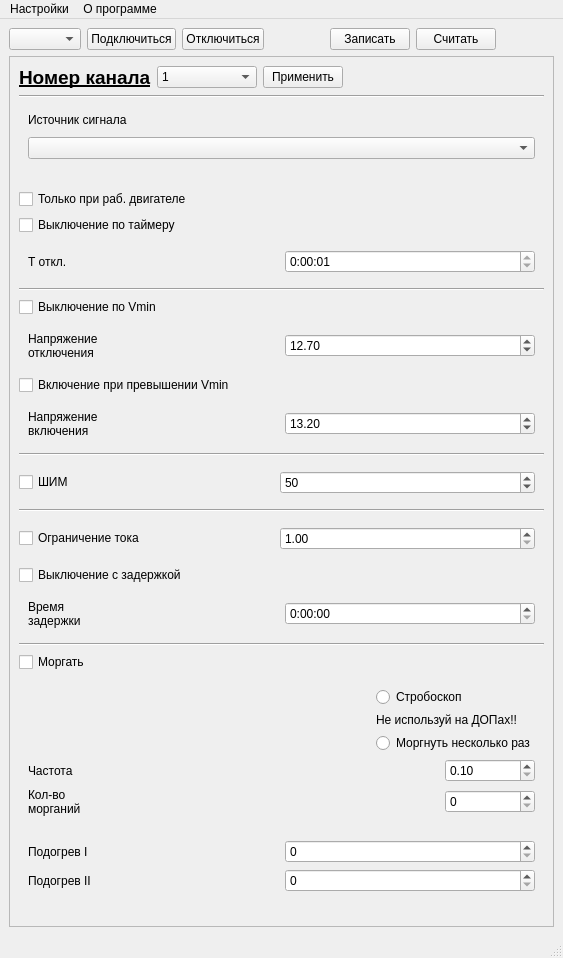
<?xml version="1.0" encoding="UTF-8"?>
<ui version="4.0">
 <class>MainWindow</class>
 <widget class="QMainWindow" name="MainWindow">
  <property name="geometry">
   <rect>
    <x>0</x>
    <y>0</y>
    <width>563</width>
    <height>958</height>
   </rect>
  </property>
  <property name="minimumSize">
   <size>
    <width>270</width>
    <height>0</height>
   </size>
  </property>
  <property name="windowTitle">
   <string notr="true">F800GS CB Settings</string>
  </property>
  <widget class="QWidget" name="centralwidget">
   <layout class="QGridLayout" name="gridLayout_7">
    <item row="0" column="0">
     <layout class="QHBoxLayout" name="horizontalLayout_25">
      <item>
       <widget class="QComboBox" name="comboBoxCOMPortsMain">
        <property name="sizePolicy">
         <sizepolicy hsizetype="Fixed" vsizetype="Fixed">
          <horstretch>0</horstretch>
          <verstretch>0</verstretch>
         </sizepolicy>
        </property>
        <property name="baseSize">
         <size>
          <width>100</width>
          <height>0</height>
         </size>
        </property>
       </widget>
      </item>
      <item>
       <widget class="QPushButton" name="pushButtonConnect">
        <property name="sizePolicy">
         <sizepolicy hsizetype="Fixed" vsizetype="Fixed">
          <horstretch>0</horstretch>
          <verstretch>0</verstretch>
         </sizepolicy>
        </property>
        <property name="text">
         <string>Подключиться</string>
        </property>
       </widget>
      </item>
      <item>
       <widget class="QPushButton" name="pushButtonDisconnect">
        <property name="sizePolicy">
         <sizepolicy hsizetype="Fixed" vsizetype="Fixed">
          <horstretch>0</horstretch>
          <verstretch>0</verstretch>
         </sizepolicy>
        </property>
        <property name="text">
         <string>Отключиться</string>
        </property>
       </widget>
      </item>
      <item>
       <spacer name="horizontalSpacer_7">
        <property name="orientation">
         <enum>Qt::Horizontal</enum>
        </property>
        <property name="sizeType">
         <enum>QSizePolicy::Preferred</enum>
        </property>
        <property name="sizeHint" stdset="0">
         <size>
          <width>60</width>
          <height>20</height>
         </size>
        </property>
       </spacer>
      </item>
      <item>
       <widget class="QPushButton" name="pushButtonApply">
        <property name="text">
         <string>Записать</string>
        </property>
       </widget>
      </item>
      <item>
       <widget class="QPushButton" name="pushButtonRead">
        <property name="text">
         <string>Считать</string>
        </property>
       </widget>
      </item>
      <item>
       <spacer name="horizontalSpacer">
        <property name="orientation">
         <enum>Qt::Horizontal</enum>
        </property>
        <property name="sizeHint" stdset="0">
         <size>
          <width>40</width>
          <height>20</height>
         </size>
        </property>
       </spacer>
      </item>
     </layout>
    </item>
    <item row="1" column="0">
     <widget class="QScrollArea" name="scrollArea">
      <property name="widgetResizable">
       <bool>true</bool>
      </property>
      <widget class="QWidget" name="scrollAreaWidgetContents">
       <property name="geometry">
        <rect>
         <x>0</x>
         <y>0</y>
         <width>529</width>
         <height>911</height>
        </rect>
       </property>
       <layout class="QVBoxLayout" name="verticalLayout_4">
        <item>
         <layout class="QHBoxLayout" name="horizontalLayout_2">
          <item>
           <widget class="QLabel" name="labelChannel">
            <property name="sizePolicy">
             <sizepolicy hsizetype="Preferred" vsizetype="Preferred">
              <horstretch>0</horstretch>
              <verstretch>0</verstretch>
             </sizepolicy>
            </property>
            <property name="maximumSize">
             <size>
              <width>16777215</width>
              <height>300</height>
             </size>
            </property>
            <property name="text">
             <string>&lt;!DOCTYPE HTML PUBLIC &quot;-//W3C//DTD HTML 4.0//EN&quot; &quot;http://www.w3.org/TR/REC-html40/strict.dtd&quot;&gt;
&lt;html&gt;&lt;head&gt;&lt;meta name=&quot;qrichtext&quot; content=&quot;1&quot; /&gt;&lt;meta charset=&quot;utf-8&quot; /&gt;&lt;style type=&quot;text/css&quot;&gt;
p, li { white-space: pre-wrap; }
hr { height: 1px; border-width: 0; }
li.unchecked::marker { content: &quot;\2610&quot;; }
li.checked::marker { content: &quot;\2612&quot;; }
&lt;/style&gt;&lt;/head&gt;&lt;body style=&quot; font-family:'Segoe UI'; font-size:9pt; font-weight:400; font-style:normal;&quot;&gt;
&lt;p style=&quot; margin-top:12px; margin-bottom:12px; margin-left:0px; margin-right:0px; -qt-block-indent:0; text-indent:0px;&quot;&gt;&lt;span style=&quot; font-size:14pt; font-weight:700; text-decoration: underline;&quot;&gt;Номер канала&lt;/span&gt;&lt;/p&gt;&lt;/body&gt;&lt;/html&gt;</string>
            </property>
           </widget>
          </item>
          <item>
           <widget class="QComboBox" name="comboBoxChNumber">
            <property name="sizePolicy">
             <sizepolicy hsizetype="Minimum" vsizetype="Fixed">
              <horstretch>0</horstretch>
              <verstretch>0</verstretch>
             </sizepolicy>
            </property>
            <property name="minimumSize">
             <size>
              <width>100</width>
              <height>0</height>
             </size>
            </property>
            <property name="baseSize">
             <size>
              <width>60</width>
              <height>0</height>
             </size>
            </property>
            <item>
             <property name="text">
              <string>1</string>
             </property>
            </item>
            <item>
             <property name="text">
              <string>2</string>
             </property>
            </item>
            <item>
             <property name="text">
              <string>3</string>
             </property>
            </item>
            <item>
             <property name="text">
              <string>4</string>
             </property>
            </item>
            <item>
             <property name="text">
              <string>5</string>
             </property>
            </item>
            <item>
             <property name="text">
              <string>6</string>
             </property>
            </item>
           </widget>
          </item>
          <item>
           <widget class="QPushButton" name="pushButtonApply_2">
            <property name="text">
             <string>Применить</string>
            </property>
           </widget>
          </item>
          <item>
           <spacer name="horizontalSpacer_3">
            <property name="orientation">
             <enum>Qt::Horizontal</enum>
            </property>
            <property name="sizeHint" stdset="0">
             <size>
              <width>40</width>
              <height>20</height>
             </size>
            </property>
           </spacer>
          </item>
         </layout>
        </item>
        <item>
         <widget class="Line" name="line">
          <property name="orientation">
           <enum>Qt::Horizontal</enum>
          </property>
         </widget>
        </item>
        <item>
         <layout class="QVBoxLayout" name="verticalLayout_3" stretch="0,0">
          <property name="spacing">
           <number>10</number>
          </property>
          <property name="sizeConstraint">
           <enum>QLayout::SetMaximumSize</enum>
          </property>
          <property name="leftMargin">
           <number>9</number>
          </property>
          <property name="topMargin">
           <number>9</number>
          </property>
          <property name="rightMargin">
           <number>9</number>
          </property>
          <property name="bottomMargin">
           <number>9</number>
          </property>
          <item>
           <widget class="QLabel" name="label">
            <property name="text">
             <string>Источник сигнала</string>
            </property>
           </widget>
          </item>
          <item>
           <widget class="QComboBox" name="comboBoxSignal"/>
          </item>
         </layout>
        </item>
        <item>
         <spacer name="verticalSpacer">
          <property name="orientation">
           <enum>Qt::Vertical</enum>
          </property>
          <property name="sizeHint" stdset="0">
           <size>
            <width>20</width>
            <height>40</height>
           </size>
          </property>
         </spacer>
        </item>
        <item>
         <widget class="QCheckBox" name="checkBoxEngineOn">
          <property name="text">
           <string>Только при раб. двигателе</string>
          </property>
         </widget>
        </item>
        <item>
         <widget class="QCheckBox" name="checkBoxTimer">
          <property name="text">
           <string>Выключение по таймеру</string>
          </property>
         </widget>
        </item>
        <item>
         <widget class="QWidget" name="timeOutWidget" native="true">
          <layout class="QHBoxLayout" name="horizontalLayout_6">
           <item>
            <widget class="QLabel" name="labelTOff">
             <property name="text">
              <string>Т откл.</string>
             </property>
            </widget>
           </item>
           <item>
            <widget class="QTimeEdit" name="timeEditTOff">
             <property name="minimumSize">
              <size>
               <width>90</width>
               <height>0</height>
              </size>
             </property>
             <property name="maximumTime">
              <time>
               <hour>1</hour>
               <minute>0</minute>
               <second>0</second>
              </time>
             </property>
             <property name="minimumTime">
              <time>
               <hour>0</hour>
               <minute>0</minute>
               <second>1</second>
              </time>
             </property>
             <property name="currentSection">
              <enum>QDateTimeEdit::HourSection</enum>
             </property>
             <property name="displayFormat">
              <string>H:mm:ss</string>
             </property>
            </widget>
           </item>
          </layout>
         </widget>
        </item>
        <item>
         <widget class="Line" name="line_4">
          <property name="orientation">
           <enum>Qt::Horizontal</enum>
          </property>
         </widget>
        </item>
        <item>
         <widget class="QCheckBox" name="checkBoxVCutoff">
          <property name="text">
           <string>Выключение по Vmin</string>
          </property>
         </widget>
        </item>
        <item>
         <widget class="QWidget" name="vCutOffWidget" native="true">
          <layout class="QHBoxLayout" name="horizontalLayout_5">
           <item>
            <widget class="QLabel" name="labelVCutOff">
             <property name="text">
              <string>Напряжение
отключения</string>
             </property>
            </widget>
           </item>
           <item>
            <widget class="QDoubleSpinBox" name="doubleSpinBoxVCutOff">
             <property name="minimumSize">
              <size>
               <width>90</width>
               <height>0</height>
              </size>
             </property>
             <property name="minimum">
              <double>11.000000000000000</double>
             </property>
             <property name="maximum">
              <double>15.000000000000000</double>
             </property>
             <property name="singleStep">
              <double>0.100000000000000</double>
             </property>
             <property name="value">
              <double>12.699999999999999</double>
             </property>
            </widget>
           </item>
          </layout>
         </widget>
        </item>
        <item>
         <widget class="QCheckBox" name="checkBoxVCutoffAutoEn">
          <property name="text">
           <string>Включение при превышении Vmin</string>
          </property>
         </widget>
        </item>
        <item>
         <widget class="QWidget" name="vCutOffAutoEnWidget" native="true">
          <layout class="QHBoxLayout" name="horizontalLayout_26">
           <item>
            <widget class="QLabel" name="labelVAutoEn">
             <property name="text">
              <string>Напряжение
включения</string>
             </property>
            </widget>
           </item>
           <item>
            <widget class="QDoubleSpinBox" name="doubleSpinBoxVCuAutoEn">
             <property name="minimumSize">
              <size>
               <width>90</width>
               <height>0</height>
              </size>
             </property>
             <property name="minimum">
              <double>12.000000000000000</double>
             </property>
             <property name="maximum">
              <double>15.500000000000000</double>
             </property>
             <property name="singleStep">
              <double>0.100000000000000</double>
             </property>
             <property name="value">
              <double>13.199999999999999</double>
             </property>
            </widget>
           </item>
          </layout>
         </widget>
        </item>
        <item>
         <widget class="Line" name="line_3">
          <property name="orientation">
           <enum>Qt::Horizontal</enum>
          </property>
         </widget>
        </item>
        <item>
         <widget class="QWidget" name="pwmWidget" native="true">
          <layout class="QHBoxLayout" name="horizontalLayout">
           <property name="leftMargin">
            <number>0</number>
           </property>
           <item>
            <widget class="QCheckBox" name="checkBoxPWM">
             <property name="text">
              <string>ШИМ</string>
             </property>
            </widget>
           </item>
           <item>
            <widget class="QSpinBox" name="spinBoxPWM">
             <property name="minimumSize">
              <size>
               <width>90</width>
               <height>0</height>
              </size>
             </property>
             <property name="minimum">
              <number>1</number>
             </property>
             <property name="maximum">
              <number>100</number>
             </property>
             <property name="value">
              <number>50</number>
             </property>
            </widget>
           </item>
          </layout>
         </widget>
        </item>
        <item>
         <widget class="Line" name="line_5">
          <property name="orientation">
           <enum>Qt::Horizontal</enum>
          </property>
         </widget>
        </item>
        <item>
         <widget class="QWidget" name="currentControlWidget" native="true">
          <layout class="QHBoxLayout" name="horizontalLayout_35">
           <property name="leftMargin">
            <number>0</number>
           </property>
           <item>
            <widget class="QCheckBox" name="checkBoxCurrent">
             <property name="text">
              <string>Ограничение тока</string>
             </property>
            </widget>
           </item>
           <item>
            <widget class="QDoubleSpinBox" name="doubleSpinBoxCurrent">
             <property name="minimumSize">
              <size>
               <width>90</width>
               <height>0</height>
              </size>
             </property>
             <property name="minimum">
              <double>1.000000000000000</double>
             </property>
             <property name="maximum">
              <double>15.000000000000000</double>
             </property>
             <property name="singleStep">
              <double>0.500000000000000</double>
             </property>
            </widget>
           </item>
          </layout>
         </widget>
        </item>
        <item>
         <widget class="QCheckBox" name="checkBoxDelayOff">
          <property name="text">
           <string>Выключение с задержкой</string>
          </property>
         </widget>
        </item>
        <item>
         <widget class="QWidget" name="delayWidget" native="true">
          <layout class="QHBoxLayout" name="horizontalLayout_4">
           <item>
            <widget class="QLabel" name="labelDelayTime">
             <property name="text">
              <string>Время
задержки</string>
             </property>
            </widget>
           </item>
           <item>
            <widget class="QTimeEdit" name="timeEditDelay">
             <property name="minimumSize">
              <size>
               <width>90</width>
               <height>0</height>
              </size>
             </property>
             <property name="maximumTime">
              <time>
               <hour>5</hour>
               <minute>0</minute>
               <second>0</second>
              </time>
             </property>
             <property name="displayFormat">
              <string>H:mm:ss</string>
             </property>
            </widget>
           </item>
          </layout>
         </widget>
        </item>
        <item>
         <widget class="Line" name="line_2">
          <property name="orientation">
           <enum>Qt::Horizontal</enum>
          </property>
         </widget>
        </item>
        <item>
         <widget class="QCheckBox" name="checkBoxFlash">
          <property name="text">
           <string>Моргать</string>
          </property>
         </widget>
        </item>
        <item>
         <widget class="QWidget" name="flashWidget" native="true">
          <layout class="QGridLayout" name="gridLayout">
           <item row="0" column="0">
            <spacer name="horizontalSpacer_2">
             <property name="orientation">
              <enum>Qt::Horizontal</enum>
             </property>
             <property name="sizeHint" stdset="0">
              <size>
               <width>40</width>
               <height>20</height>
              </size>
             </property>
            </spacer>
           </item>
           <item row="0" column="1" colspan="2">
            <layout class="QVBoxLayout" name="verticalLayout">
             <item>
              <widget class="QRadioButton" name="radioButtonStrob">
               <property name="text">
                <string>Стробоскоп</string>
               </property>
              </widget>
             </item>
             <item>
              <widget class="QLabel" name="label_2">
               <property name="text">
                <string>Не используй на ДОПах!!</string>
               </property>
              </widget>
             </item>
             <item>
              <widget class="QRadioButton" name="radioButtonFew">
               <property name="text">
                <string>Моргнуть несколько раз</string>
               </property>
              </widget>
             </item>
            </layout>
           </item>
           <item row="1" column="0">
            <widget class="QLabel" name="labelFreq">
             <property name="text">
              <string>Частота</string>
             </property>
            </widget>
           </item>
           <item row="1" column="2">
            <widget class="QDoubleSpinBox" name="doubleSpinBoxFrequency">
             <property name="minimumSize">
              <size>
               <width>90</width>
               <height>0</height>
              </size>
             </property>
             <property name="minimum">
              <double>0.100000000000000</double>
             </property>
             <property name="maximum">
              <double>5.000000000000000</double>
             </property>
             <property name="singleStep">
              <double>0.100000000000000</double>
             </property>
            </widget>
           </item>
           <item row="2" column="0" colspan="2">
            <widget class="QLabel" name="labelNumFlash">
             <property name="text">
              <string>Кол-во
морганий</string>
             </property>
            </widget>
           </item>
           <item row="2" column="2">
            <widget class="QSpinBox" name="spinBoxNumFlash"/>
           </item>
          </layout>
         </widget>
        </item>
        <item>
         <widget class="QWidget" name="heaterWidget" native="true">
          <layout class="QVBoxLayout" name="verticalLayout_2">
           <item>
            <layout class="QHBoxLayout" name="horizontalLayoutHeater1">
             <item>
              <widget class="QLabel" name="labelHeater1">
               <property name="text">
                <string>Подогрев I</string>
               </property>
              </widget>
             </item>
             <item>
              <widget class="QSpinBox" name="spinBoxHeater1">
               <property name="minimumSize">
                <size>
                 <width>90</width>
                 <height>0</height>
                </size>
               </property>
              </widget>
             </item>
            </layout>
           </item>
           <item>
            <layout class="QHBoxLayout" name="horizontalLayoutHeater2">
             <item>
              <widget class="QLabel" name="labelHeater2">
               <property name="text">
                <string>Подогрев II</string>
               </property>
              </widget>
             </item>
             <item>
              <widget class="QSpinBox" name="spinBoxHeater2">
               <property name="minimumSize">
                <size>
                 <width>90</width>
                 <height>0</height>
                </size>
               </property>
              </widget>
             </item>
            </layout>
           </item>
          </layout>
         </widget>
        </item>
        <item>
         <spacer name="verticalSpacer_2">
          <property name="orientation">
           <enum>Qt::Vertical</enum>
          </property>
          <property name="sizeHint" stdset="0">
           <size>
            <width>20</width>
            <height>40</height>
           </size>
          </property>
         </spacer>
        </item>
       </layout>
      </widget>
     </widget>
    </item>
   </layout>
  </widget>
  <widget class="QMenuBar" name="menubar">
   <property name="geometry">
    <rect>
     <x>0</x>
     <y>0</y>
     <width>563</width>
     <height>21</height>
    </rect>
   </property>
   <widget class="QMenu" name="menu">
    <property name="title">
     <string>Настройки</string>
    </property>
    <addaction name="connectionSettingsBtn"/>
    <addaction name="action_2"/>
    <addaction name="action_3"/>
   </widget>
   <widget class="QMenu" name="menu_2">
    <property name="title">
     <string>О программе</string>
    </property>
    <addaction name="action_4"/>
    <addaction name="action_5"/>
   </widget>
   <addaction name="menu"/>
   <addaction name="menu_2"/>
  </widget>
  <widget class="QStatusBar" name="statusbar"/>
  <action name="connectionSettingsBtn">
   <property name="text">
    <string>Настройки подключения</string>
   </property>
  </action>
  <action name="action_2">
   <property name="text">
    <string>Экспорт</string>
   </property>
  </action>
  <action name="action_3">
   <property name="text">
    <string>Импорт</string>
   </property>
  </action>
  <action name="action_4">
   <property name="text">
    <string>О программе</string>
   </property>
  </action>
  <action name="action_5">
   <property name="text">
    <string>Контакты</string>
   </property>
  </action>
 </widget>
 <resources/>
 <connections/>
</ui>
